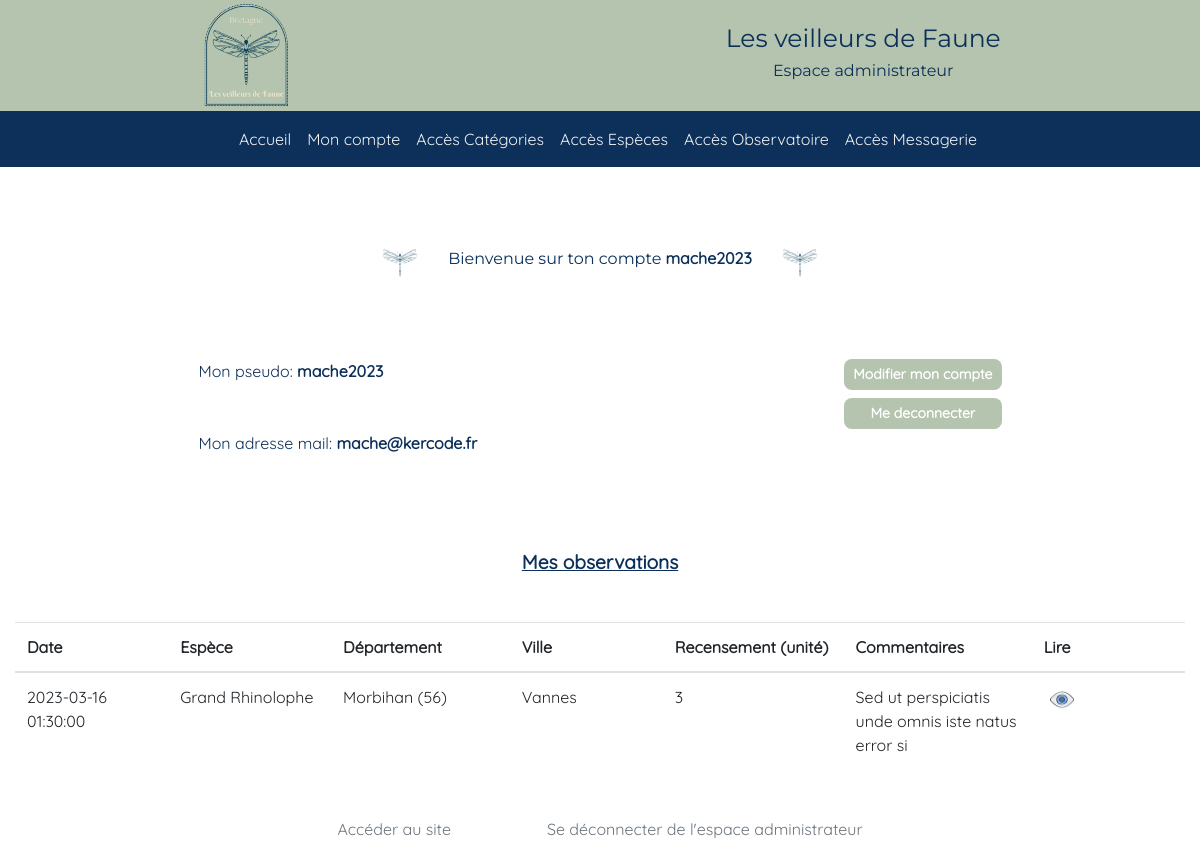
Page /index.php?action=readAccount (signed in) on the committed database.
### tables this page shows
CREATE TABLE `account` (
  `idAccount` int(11) NOT NULL,
  `pseudo` varchar(50) NOT NULL,
  `email` varchar(50) NOT NULL,
  `password` varchar(150) NOT NULL,
  `role` tinyint(1) NOT NULL
);

CREATE TABLE `observation` (
  `idObservation` int(11) NOT NULL,
  `date` datetime NOT NULL,
  `department` varchar(50) NOT NULL,
  `location` varchar(50) NOT NULL,
  `counting` int(11) NOT NULL,
  `picture` varchar(250) NOT NULL,
  `pictureCredit` varchar(255) DEFAULT NULL,
  `comments` text DEFAULT NULL,
  `idSpecies` int(11) NOT NULL,
  `idAccount` int(11) DEFAULT NULL
);

CREATE TABLE `species` (
  `idSpecies` int(11) NOT NULL,
  `scientificName` varchar(50) NOT NULL,
  `commonName` varchar(50) NOT NULL,
  `picture` varchar(250) NOT NULL,
  `pictureCredit` varchar(255) DEFAULT NULL,
  `content` text NOT NULL,
  `bretagneStatus` varchar(250) NOT NULL,
  `franceStatus` varchar(50) DEFAULT NULL,
  `worldStatus` varchar(250) DEFAULT NULL,
  `height` int(11) DEFAULT NULL,
  `weight` int(11) DEFAULT NULL,
  `diet` text NOT NULL,
  `threats` text NOT NULL,
  `idCategory` int(11) NOT NULL
);

### App/Models/Account.php (called while the page is built, shortened)
<?php
class Account extends DbConnection
{
    public function __construct(int $idAccount)
    {
        $dataAccount = $this->findAccount($idAccount);
        if (!empty($dataAccount)) {
            $this->idAccount = $idAccount;
            $this->pseudo = $dataAccount['pseudo'] ?? '';
            $this->email = $dataAccount['email'] ?? '' ;
        }
    }
    public function findAccount($idAccount): array
    {
        try {
            $pdo = $this->connection();
            if (!empty($pdo)) {
                $sql = $pdo->prepare(
                    "SELECT idAccount, pseudo, email, password, role FROM account
                    WHERE idAccount =:idAccount"
                );
                $sql->execute([':idAccount' => $idAccount]);
                $result = $sql->fetch(PDO::FETCH_ASSOC);
            }
        }
        catch (PDOException $e) {
            echo "La lecture du compte a échoué: " . $e->getMessage();
        }
        return $result;
    }
}

### App/Models/Observation.php (called while the page is built, shortened)
<?php
class Observation extends DbConnection
{
    public static function findAllObservationsByUser($idAccount): array
    {
        try {
            $pdo = self::connection();
            if (!empty($pdo)) {
                $sql = $pdo->prepare(
                    "SELECT a.pseudo, o.idObservation, o.date, o.department, o.location, o.counting, o.picture, o.pictureCredit, o.comments, s.commonName
                    FROM observation AS o
                    INNER JOIN account AS a ON a.idAccount = o.idAccount
                    INNER JOIN species AS s ON s.idSpecies = o.idSpecies
                    WHERE a.idAccount = :idAccount
                ");
                $sql->execute([':idAccount' => $idAccount]);
                return $sql->fetchAll();
            }
        }
        catch (PDOException $e){
            echo "La lecture des observations a échoué: " . $e->getMessage();
        }
    }
}

### App/Views/BackOffice/AccountViews/adminAccount.php (the view, shortened to what this page needs)
<?php
  include('./App/Views/BackOffice/Layout/headAdmin.php') ;
  include('./App/Views/BackOffice/Layout/headerAdmin.php') ;
?>
<?php if (!empty($_SESSION['isAdmin'])) { ;?>
<div class="d-flex justify-content-center align-items-center mt-2 text-center">
  <img src="Public/img/logo-account.png" alt="icone du site" class="accountImgRatio">
  <h2>Bienvenue sur ton compte <span><?php echo $_SESSION['pseudo'] ; ?></span></h2>
  <img src="Public/img/logo-account.png" alt="icone du site" class="accountImgRatio">
</div>
<div class="d-flex flex-wrap justify-content-around">
  <div class="mt-5 ">
    <p>Mon pseudo: <span><?php echo $account->pseudo; ?></span></p>
    <p class="my-5">Mon adresse mail: <span><?php echo $account->email; ?></span></p>
  </div>
  <div class="mt-5 d-flex flex-column">
    <a title="modifier mon compte" href="admin.php?action=readForUpdateAccount&idAccount=<?php echo $account->idAccount; ?>"
      class="btn btn-sm btnAccount mb-2">Modifier mon compte</a>
    <a title="me déconnecter" href="admin.php?action=logout" class="btn btn-sm btnAccount mb-2">Me deconnecter</a>
  </div>
</div>
<h3 class="my-5 text-center"><u><span>Mes observations </span></u></h3>
<table class="table table-hover table-responsive-xs">
  <thead>
    <tr class="align-items-center">
      <th scope="col" class="align-middle">Date</th>
      <th scope="col" class="align-middle">Espèce </th>
      <th scope="col" class="align-middle">Département</th>
      <th scope="col" class="d-none d-sm-table-cell align-middle">Ville</th>
      <th scope="col" class="d-none d-sm-table-cell align-middle">Recensement (unité)</th>
      <th scope="col" class="d-none d-sm-table-cell align-middle">Commentaires</th>
      <th scope="col" class="align-middle">Lire</th>
    </tr>
  </thead>
  <tbody>
    <?php foreach ($observations as $observation) : ?>
      <tr>
        <td class="col-1"><?php echo $observation['date']; ?></td>
        <td class="col-1"><?php echo $observation['commonName']; ?></td>
        <td class="col-1"><?php echo $observation['department']; ?></td>
        <td class="col-1 d-none d-sm-table-cell"><?php echo $observation['location']; ?></td>
        <td class="col-1 d-none d-sm-table-cell"><?php echo $observation['counting']; ?></td>
        <td class="col-1 d-none d-sm-table-cell"><?php echo substr($observation['comments'], 0, 50); ?></td>
        <td class="col-1">
          <button type="button" class="btnModal" data-toggle="modal"
            data-target="#readObsModalAdmin<?php echo $observation['idObservation']; ?>">
            <img class="crudIconMessage" src="Public/img/voir.png" alt="icone oeil">
          </button>
        </td>
      </tr>
    <?php endforeach; ?>
  </tbody>
</table>
<?php
  } else {
?>
<div class="text-center my-5">
  <h2>Vous devez êtes connecté en tant qu'administrateur pour accéder à cette page</h2>
  <a href="admin.php?action=login" title="bouton se connecter" class="btn mt-5"> Se connecter</a>
  <?php
    } ;
  ?>
<?php
  include('./App/Views/BackOffice/Layout/footerAdmin.php') ;
?>

### Public/css/style.css (style rules this page uses)
:root { --main-color: rgba(180, 196, 174); --secondary-color: rgba(12,48,90); --accent-color: rgb(244, 244, 242); }
* { scroll-behavior: smooth; font-family: 'Quicksand', 'Roboto', 'Segoe UI'; }
h1, h2, h3 { font-family: 'Montserrat', 'Roboto', 'Segoe UI'; color: var(--secondary-color); }
h2 { font-size: 1rem; }
h3 { font-size: 1.2rem; }
p { color: var(--secondary-color); }
a, a:visited, a:hover { text-decoration: none; color: rgba(255,255,255); }
span { font-weight: bold; }
.btn { color: rgba(255,255,255); background-color: var(--main-color); border-radius: 0.5rem; font-weight: bold; }
.btnModal { background-color: rgba(0,0,0,0); border: 0; }
.crudIconMessage { width: 110%; height: 1.4rem; transition: transform 0.2s ease; }
.accountImgRatio { max-width: 12rem; height: 6rem; }
.btnAccount { max-width: 12rem; }

### rows in the picture
account: pseudo "mache2023", email "mache@kercode.fr"
observation: date "2023-03-16 01:30:00", idSpecies.commonName "Grand Rhinolophe", department "Morbihan (56)", location "Vannes", counting "3", comments "Sed ut perspiciatis unde omnis iste natus error si"

### other values in the picture
$_SESSION['pseudo'] "mache2023"
